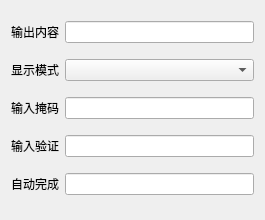
<?xml version="1.0" encoding="UTF-8"?>
<ui version="4.0">
 <class>Widget</class>
 <widget class="QWidget" name="Widget">
  <property name="geometry">
   <rect>
    <x>0</x>
    <y>0</y>
    <width>265</width>
    <height>220</height>
   </rect>
  </property>
  <property name="windowTitle">
   <string>Widget</string>
  </property>
  <layout class="QGridLayout" name="gridLayout">
   <item row="0" column="0">
    <widget class="QLabel" name="label">
     <property name="text">
      <string>输出内容</string>
     </property>
    </widget>
   </item>
   <item row="0" column="1">
    <widget class="QLineEdit" name="lineEdit_1"/>
   </item>
   <item row="1" column="0">
    <widget class="QLabel" name="label_5">
     <property name="text">
      <string>显示模式</string>
     </property>
    </widget>
   </item>
   <item row="1" column="1">
    <widget class="QComboBox" name="comboBox"/>
   </item>
   <item row="2" column="0">
    <widget class="QLabel" name="label_2">
     <property name="text">
      <string>输入掩码</string>
     </property>
    </widget>
   </item>
   <item row="2" column="1">
    <widget class="QLineEdit" name="lineEdit_2"/>
   </item>
   <item row="3" column="0">
    <widget class="QLabel" name="label_3">
     <property name="text">
      <string>输入验证</string>
     </property>
    </widget>
   </item>
   <item row="3" column="1">
    <widget class="QLineEdit" name="lineEdit_3"/>
   </item>
   <item row="4" column="0">
    <widget class="QLabel" name="label_4">
     <property name="text">
      <string>自动完成</string>
     </property>
    </widget>
   </item>
   <item row="4" column="1">
    <widget class="QLineEdit" name="lineEdit_4"/>
   </item>
  </layout>
 </widget>
 <resources/>
 <connections/>
</ui>
